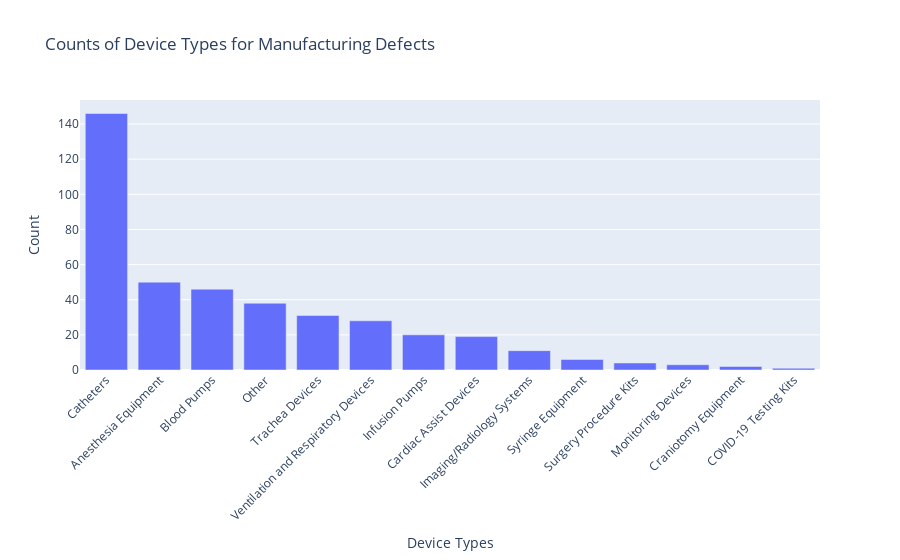

The notebook cell saved with this chart:
### Code cell
filtered_df = main_df[(main_df["Recall Category"] == 'Manufacturing Defects')]

# Group by 'Device Type' and count occurrences
recall_counts = filtered_df["Device Type"].value_counts().reset_index()
recall_counts.columns = ['Device Type', 'Count']

# Create a bar chart using Plotly
fig = px.bar(recall_counts, x='Device Type', y='Count', title='Counts of Device Types for Manufacturing Defects')

# Update layout to rotate x-axis labels
fig.update_layout(xaxis_title='Device Types', yaxis_title='Count', xaxis_tickangle=-45)

fig

### Figure 1 — Plotly figure (JSON) as saved in the notebook; plotly's stock layout.template omitted (floating-point values rounded to 4 significant figures)
{"data": [{"alignmentgroup": "True", "hovertemplate": "Device Type=%{x}<br>Count=%{y}<extra></extra>", "legendgroup": "", "marker": {"color": "#636efa", "pattern": {"shape": ""}}, "name": "", "offsetgroup": "", "orientation": "v", "showlegend": false, "textposition": "auto", "type": "bar", "x": ["Catheters", "Anesthesia Equipment", "Blood Pumps", "Other", "Trachea Devices", "Ventilation and Respiratory Devices", "Infusion Pumps", "Cardiac Assist Devices", "Imaging/Radiology Systems", "Syringe Equipment", "Surgery Procedure Kits", "Monitoring Devices", "Craniotomy Equipment", "COVID-19 Testing Kits"], "xaxis": "x", "y": [146, 50, 46, 38, 31, 28, 20, 19, 11, 6, 4, 3, 2, 1], "yaxis": "y"}], "layout": {"barmode": "relative", "legend": {"tracegroupgap": 0}, "title": {"text": "Counts of Device Types for Manufacturing Defects"}, "xaxis": {"anchor": "y", "domain": [0, 1], "tickangle": -45, "title": {"text": "Device Types"}}, "yaxis": {"anchor": "x", "domain": [0, 1], "title": {"text": "Count"}}}}
